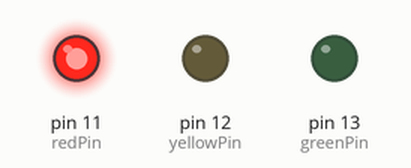
The sketch below on a simulated Arduino Uno, built with avr-gcc and run on an emulated ATmega328P. Shown: output pins drawn as LEDs (lit = HIGH).

Above: at 2.5 s.
At 9.5 s:
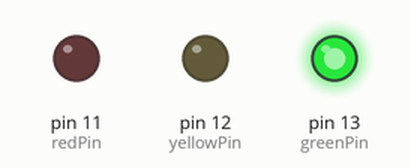
At 13.0 s:
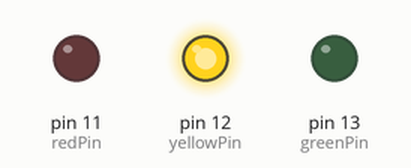
Timing chart, 0 to 18.2 s (numbered marks = the images above):
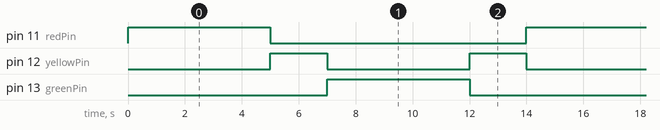

Measured:
- by itself, pin 11 (redPin), pin 13 (greenPin): alternates HIGH for 5.0 s and LOW for 9.0 s
- by itself, pin 12 (yellowPin): alternates HIGH for 2.0 s and LOW for 5.0 s
- by itself, everything shown: repeats every 14.0 s, in 4 steps

The sketch:

Lampu_Lalu_Lintas.ino
```cpp
int ledDelay = 5000;
int redPin = 11;
int yellowPin = 12;
int greenPin = 13;

void setup() {
pinMode(redPin, OUTPUT);
pinMode(yellowPin, OUTPUT);
pinMode(greenPin, OUTPUT);
}

void loop() {
digitalWrite(redPin, HIGH);
digitalWrite(yellowPin, LOW);
delay(ledDelay);

digitalWrite(yellowPin, HIGH);
digitalWrite(redPin, LOW);
delay(2000);

digitalWrite(greenPin, HIGH);
digitalWrite(yellowPin, LOW);
delay(ledDelay);

digitalWrite(yellowPin, HIGH);
digitalWrite(greenPin, LOW);
delay(2000);
}
```
